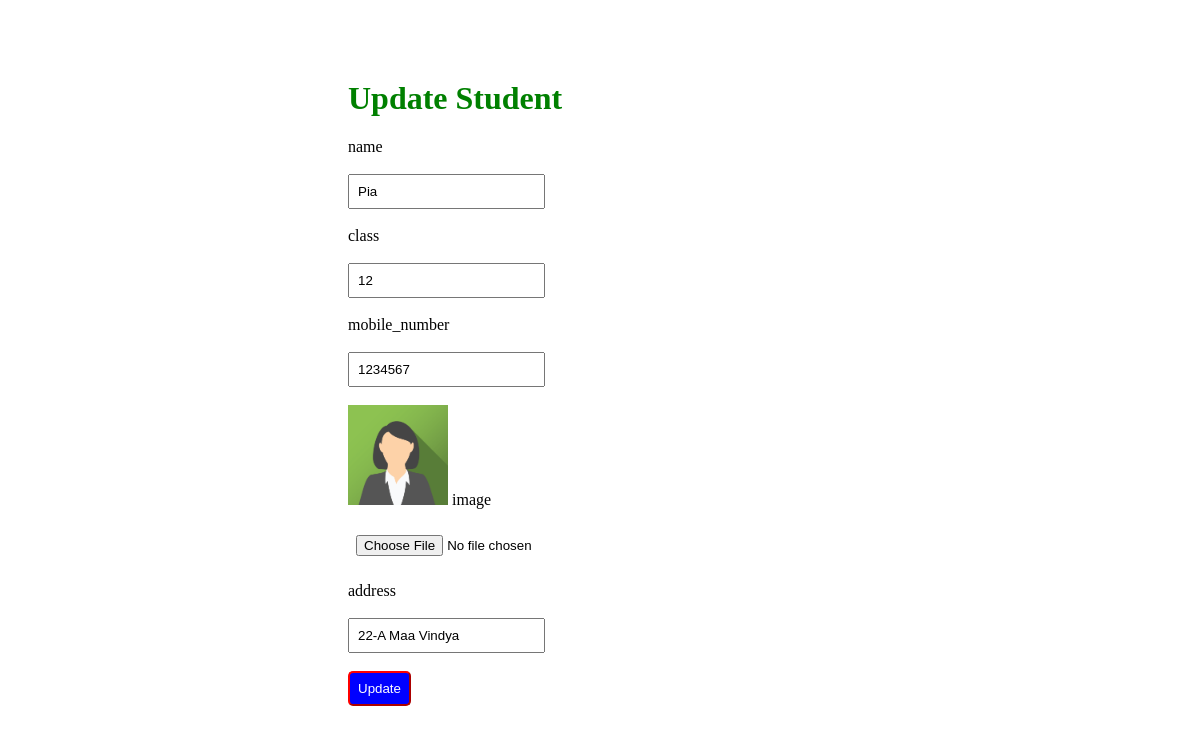
The app's page /update/12/ with its own data.
### students/models.py (models this page shows)
class Students(models.Model):
    std_name=models.CharField(max_length=50)
    std_class=models.IntegerField()
    mobile_number=models.IntegerField()
    image=models.ImageField(blank=True)
    address=models.CharField(max_length=100)

### students/views.py (the view, shortened to what this page needs)
# urls.py: path('update/<int:id>/', views.update, name='update'),
def update(request, id):
    stud = Students.objects.get(id=id)
    return render(request, "update.html", {"stud": stud})

### students/templates/update.html (shortened to what this page needs)
<!DOCTYPE html>
<html lang="en">
<head>
</head>
{% load static %}
<link rel="stylesheet" href="{% static 'style.css' %}">
<body>
    <div class="container2">
        <h1>Update Student</h1>
        <form action="{% url 'update' stud.id %}" method="post" enctype="multipart/form-data">
            <label for="">name</label><br><br>
            <input type="text" name="std_name" value="{{stud.std_name}}"><br><br>
            <label for="">class</label><br><br>
            <input type="text" name="std_class" value="{{stud.std_class}}"><br><br>
            <label for="">mobile_number</label><br><br>
            <input type="text" name="mobile_number" value="{{stud.mobile_number}}"><br><br>
            {% if stud.image %}
            <img src="{{ stud.image.url }}" alt="Student Image" width="100" height="100">
            {% endif %}
            <label for="">image</label><br><br>
            <input type="file" name="image" class="prod-size" ><br><br>
            <label for="">address</label><br><br>
            <input type="text" name="address" value="{{stud.address}}"><br><br>
            <button type="submit" id="new1">Update</button>
        </form>
    </div>
</body>
</html>

### students/static/style.css (style rules this page uses)
.container2 #new1 { background-color: blue; border-color: red; border-radius: 5px; padding: 8px; color: white; }
h1 { color: green; }
.container2 input { padding: 8px; }
.container2 { margin: 80px 240px 60px 240px; padding: 0px 100px 100px 100px; }

### records on screen
Students: std_name "Pia", std_class "12", mobile_number "1234567", image (picture), address "22-A Maa Vindya"
